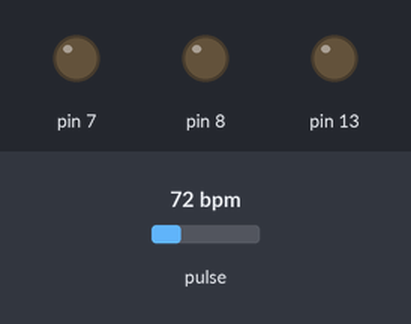
A sketch run on a simulated Arduino Uno, built with avr-gcc and run on an emulated ATmega328P. Shown: output pins drawn as LEDs (lit = HIGH). Inputs (shaded band) come from the test bench; at power-on: pulse 72 bpm. Storage starts empty; the modem accepts every AT command (registered, SIM ready, sends succeed) and sends nothing else; what the sketch prints to the serial monitor is not drawn.

Above: at 0.1 s.
At 4.2 s:
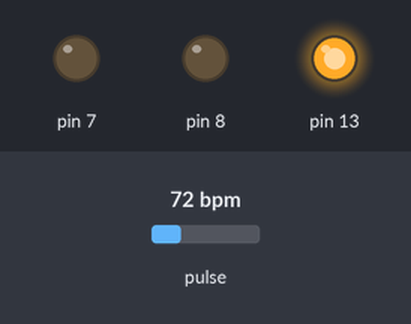
4.3 s: pulse set to 129 bpm
6.3 s: pulse set to 133 bpm
At 8.6 s:
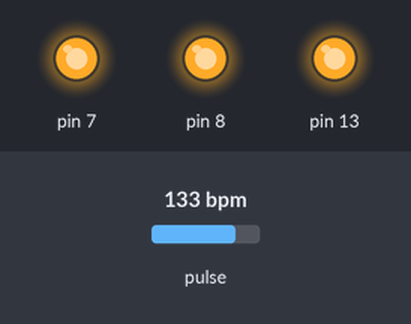
Timing chart, 0 to 10.1 s (numbered marks = the images above; inputs shaded):
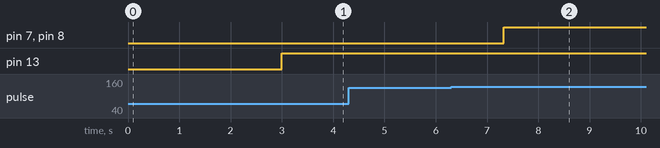

The sketch:

yeni_kod.ino
```cpp
#include <SD.h>
#include <SPI.h>
#include <SoftwareSerial.h>
#define USE_ARDUINO_INTERRUPTS true // Set-up low-level interrupts for most acurate BPM math.
#include <PulseSensorPlayground.h> // Includes the PulseSensorPlayground Library.
File myFile;
SoftwareSerial sim(2, 3);
int _timeout;
String _buffer;
String number = "+905385839563"; //-> change with your number
String number2 = "+905549972284";
int myBPM;
// Variables
const int PulseWire = 0; // PulseSensor PURPLE WIRE connected to ANALOG PIN 0
const int LED13 = 13; // The on-board Arduino LED, close to PIN 13.
int Threshold = 550; // Determine which Signal to "count as a beat" and which to ignore.
// Use the "Gettting Started Project" to fine-tune Threshold Value beyond default setting.
// Otherwise leave the default "550" value.

PulseSensorPlayground pulseSensor; // Creates an instance of the PulseSensorPlayground object called "pulseSensor"
void setup() {


  pinMode(7,OUTPUT);
  pinMode(8,OUTPUT);

Serial.begin(9600); // For Serial Monitor


// Configure the PulseSensor object, by assigning our variables to it.
pulseSensor.analogInput(PulseWire);
pulseSensor.blinkOnPulse(LED13); //auto-magically blink Arduino's LED with heartbeat.
pulseSensor.setThreshold(Threshold);

// Double-check the "pulseSensor" object was created and "began" seeing a signal.
if (pulseSensor.begin()) {
Serial.println("We created a pulseSensor Object !"); //This prints one time at Arduino power-up, or on Arduino reset.

delay(2000); //delay for 7 seconds to make sure the modules get the signal
  _buffer.reserve(50);
  Serial.println("Sistem Started...");
  sim.begin(9600);
  delay(1000);
  Serial.println("Type s to send an SMS, r to receive an SMS, and c to make a call");
}
}

void loop() {

 myBPM = pulseSensor.getBeatsPerMinute(); // Calls function on our pulseSensor object that returns BPM as an "int".
// "myBPM" hold this BPM value now.
if (pulseSensor.sawStartOfBeat()) { // Constantly test to see if "a beat happened".
Serial.println("♥ A HeartBeat Happened ! "); // If test is "true", print a message "a heartbeat happened".
Serial.print("BPM: "); // Print phrase "BPM: "
Serial.println(myBPM); // Print the value inside of myBPM.
if((myBPM<30 || myBPM>130)) {
  digitalWrite(7,HIGH);
  digitalWrite(8,HIGH);
  delay(1000);
  if((myBPM<10 || myBPM>150)){
  callNumber();
  delay(10000);
}else{
  SendMessage(myBPM);
  delay(10000);
}
}

digitalWrite(7,LOW);
digitalWrite(8,LOW);

if (Serial.available() > 0)
    switch (Serial.read())
    {
      case 's':
        SendMessage(myBPM);
        break;
      case 'r':
        RecieveMessage();
        break;
      case 'c':
        callNumber();
        break;
    }
  if (sim.available() > 0)
    Serial.write(sim.read());


}
delay(1000); // considered best practice in a simple sketch.

Serial.begin(9600);
  while (!Serial) {
    ; // wait for serial port to connect. Needed for native USB port only
  }


  Serial.print("Initializing SD card...");

  if (!SD.begin(4)) {
    Serial.println("initialization failed!");
    while (1);
  }
  Serial.println("initialization done.");

  // open the file. note that only one file can be open at a time,
  // so you have to close this one before opening another.
  myFile = SD.open("test.txt", FILE_WRITE);

  // if the file opened okay, write to it:
  if (myFile) {
    if(myBPM==0) {

    }
    else {
    Serial.print("Writing to test.txt...");
    myFile.println(myBPM);
    // close the file:
    myFile.close();
    Serial.println("done.");}
  } else {
    // if the file didn't open, print an error:
    Serial.println("error opening test.txt");
  }

  // re-open the file for reading:
  myFile = SD.open("test.txt");
  if (myFile) {
    Serial.println("test.txt:");

    // read from the file until there's nothing else in it:
    while (myFile.available()) {
      Serial.write(myFile.read());
    }
    // close the file:
    myFile.close();
  } else {
    // if the file didn't open, print an error:
    Serial.println("error opening test.txt");
  }
}
```

sms.ino
```cpp
 #include <SoftwareSerial.h>
//SoftwareSerial sim(2, 3);
//int _timeout;
//String _buffer;
//String number = "+905385839563"; //-> change with your number


/*
void setup() {
  delay(7000); //delay for 7 seconds to make sure the modules get the signal
  Serial.begin(9600);
  _buffer.reserve(50);
  Serial.println("Sistem Started...");
  sim.begin(9600);
  delay(1000);
  Serial.println("Type s to send an SMS, r to receive an SMS, and c to make a call");
}
void loop() {
  if (Serial.available() > 0)
    switch (Serial.read())
    {
      case 's':
        SendMessage();
        break;
      case 'r':
        RecieveMessage();
        break;
      case 'c':
        callNumber();
        break;
    }
  if (sim.available() > 0)
    Serial.write(sim.read());
} */
void SendMessage(int deger)
{
  String gelen=String(deger);
  //Serial.println ("Sending Message");
  sim.println("AT+CMGF=1");    //Sets the GSM Module in Text Mode
  delay(1000);
  //Serial.println ("Set SMS Number");
  sim.println("AT+CMGS=\"" + number + "\"\r"); //Mobile phone number to send message
  delay(1000);

  String SMS = ("ACIL DURUM!NABZINIZ:"+gelen);
  sim.println(SMS);
  delay(100);
  sim.println((char)26);// ASCII code of CTRL+Z
  delay(1000);
  _buffer = _readSerial();
}
void RecieveMessage()
{
  Serial.println ("SIM800L Read an SMS");
  delay (1000);
  sim.println("AT+CNMI=2,2,0,0,0"); // AT Command to receive a live SMS
  delay(1000);
  Serial.write ("Unread Message done");
}
String _readSerial() {
  _timeout = 0;
  while  (!sim.available() && _timeout < 12000  )
  {
    delay(13);
    _timeout++;
  }
  if (sim.available()) {
    return sim.readString();
  }
}
void callNumber() {
  sim.print (F("ATD"));
  sim.print (number2);
  sim.print (F(";\r\n"));
  _buffer = _readSerial();
  Serial.println(_buffer);
}
```

Measured:
- the behaviour switches between 130 and 131 bpm on pulse (found by bisection; images 1 and 2)
- after the input at 4.3 s, every drawn part: stays the same
- after the input at 6.3 s, pin 7, pin 8: LOW → HIGH after 1.0 s
